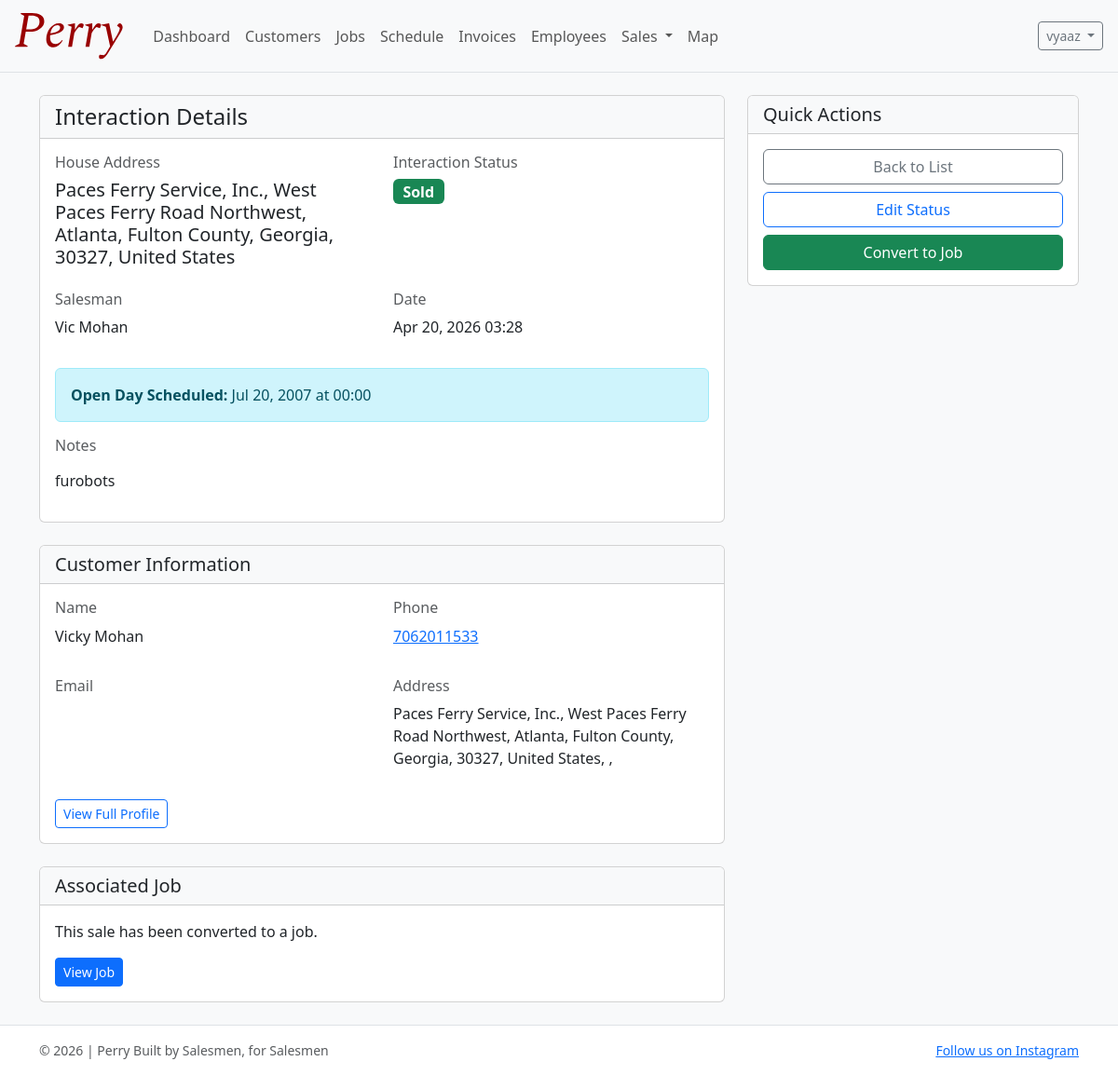
Page /sales/sale/2/ (signed in) on the committed database.
### accounts/models.py (models this page shows, shortened)
class User(AbstractUser):
    email = models.EmailField(blank=True)
    phone_number = models.CharField(max_length=30, blank=True)
    role = models.CharField(max_length=20, choices=UserRole.choices, default=UserRole.SELLER)
    profile_image = models.ImageField(upload_to="profile_pics/", null=True, blank=True)
    commission_tier = models.CharField(
        max_length=20, choices=CommissionTier.choices, default=CommissionTier.AMATEUR
    )
    commission_override_percentage = models.DecimalField(
        max_digits=5,
        decimal_places=2,
        null=True,
        blank=True,
        help_text="If set, overrides the tier percentage (e.g. 12.5 for 12.5%).",
    )
    hire_date = models.DateField(null=True, blank=True, default=timezone.now)
    def get_full_name(self) -> str:  # type: ignore[override]
        full = f"{self.first_name} {self.last_name}".strip()
        return full or self.username

### sales/models.py (models this page shows, shortened)
class Sale(models.Model):
    user = models.ForeignKey(settings.AUTH_USER_MODEL, on_delete=models.PROTECT, related_name="sales")
    house = models.ForeignKey("geolocation.House", on_delete=models.CASCADE, related_name="sales")
    customer = models.ForeignKey("customers.Customer", on_delete=models.CASCADE, related_name="sales", null=True, blank=True)
    status = models.CharField(max_length=20, choices=SaleStatus.choices, default=SaleStatus.NO_ANSWER)
    quote_price = models.DecimalField(max_digits=10, decimal_places=2, null=True, blank=True)
    open_day = models.DateTimeField(null=True, blank=True, help_text="Scheduled open day if customer agreed")
    notes = models.TextField(blank=True)
    created_at = models.DateTimeField(auto_now_add=True)
    updated_at = models.DateTimeField(auto_now=True)
    class Meta:
        ordering = ["-created_at"]
        verbose_name_plural = "Sales"

### geolocation/models.py (models this page shows, shortened)
class House(models.Model):
    address = models.CharField(max_length=255)
    latitude = models.DecimalField(max_digits=9, decimal_places=6)
    longitude = models.DecimalField(max_digits=9, decimal_places=6)
    status = models.CharField(max_length=20, choices=HouseStatus.choices, default=HouseStatus.NO_ANSWER)
    created_by = models.ForeignKey(
        settings.AUTH_USER_MODEL, on_delete=models.PROTECT, related_name="houses"
    )
    created_at = models.DateTimeField(auto_now_add=True)
    class Meta:
        ordering = ["-created_at"]

### customers/models.py (models this page shows, shortened)
class Customer(models.Model):
    first_name = models.CharField(max_length=80)
    last_name = models.CharField(max_length=80)
    phone = models.CharField(max_length=30, blank=True)
    email = models.EmailField(blank=True)
    address = models.CharField(max_length=255, blank=True)
    city = models.CharField(max_length=120, blank=True)
    state = models.CharField(max_length=60, blank=True)
    zip_code = models.CharField(max_length=20, blank=True)
    notes = models.TextField(blank=True)
    first_job_date = models.DateField(null=True, blank=True)
    created_at = models.DateTimeField(auto_now_add=True)
    updated_at = models.DateTimeField(auto_now=True)
    class Meta:
        ordering = ["last_name", "first_name"]

### sales/views.py (the view)
# urls.py: path("sale/<int:pk>/", sale_detail, name="sale_detail"),
@login_required
def sale_detail(request, pk: int):
    sale = get_object_or_404(Sale.objects.select_related("user", "house", "customer"), pk=pk)
    return render(request, "sales/sale_detail.html", {"sale": sale})

### templates/sales/sale_detail.html (shortened to what this page needs)
{% extends "base.html" %}
{% block content %}
<div class="row">
  <div class="col-md-8">
    <div class="card mb-4">
      <div class="card-header bg-light">
        <h4 class="card-title mb-0">Interaction Details</h4>
      </div>
      <div class="card-body">
        <div class="row mb-3">
          <div class="col-md-6">
            <h6 class="text-muted">House Address</h6>
            <p class="h5">{{ sale.house.address }}</p>
          </div>
          <div class="col-md-6">
            <h6 class="text-muted">Interaction Status</h6>
            <p>
              <span class="badge bg-{% if sale.status == 'SOLD' %}success{% elif sale.status == 'LEAD' or sale.status == 'COME_BACK' %}warning{% elif sale.status == 'REJECTED' or sale.status == 'NO_ANSWER' %}secondary{% elif sale.status == 'NON_DM' %}danger{% endif %} fs-6">
                {{ sale.get_status_display }}
              </span>
            </p>
          </div>
        </div>
        <div class="row mb-3">
          <div class="col-md-6">
            <h6 class="text-muted">Salesman</h6>
            <p>{{ sale.user.get_full_name }}</p>
          </div>
          <div class="col-md-6">
            <h6 class="text-muted">Date</h6>
            <p>{{ sale.created_at|date:"M d, Y H:i" }}</p>
          </div>
        </div>
        {% if sale.open_day %}
          <div class="alert alert-info" role="alert">
            <strong>Open Day Scheduled:</strong> {{ sale.open_day|date:"M d, Y \a\t H:i" }}
          </div>
        {% endif %}
        {% if sale.notes %}
          <div class="mb-3">
            <h6 class="text-muted">Notes</h6>
            <p class="card-text">{{ sale.notes|linebreaks }}</p>
          </div>
        {% endif %}
      </div>
    </div>
    {% if sale.customer %}
      <div class="card mb-4">
        <div class="card-header bg-light">
          <h5 class="card-title mb-0">Customer Information</h5>
        </div>
        <div class="card-body">
          <div class="row">
            <div class="col-md-6 mb-3">
              <h6 class="text-muted">Name</h6>
              <p>{{ sale.customer.first_name }} {{ sale.customer.last_name }}</p>
            </div>
            <div class="col-md-6 mb-3">
              <h6 class="text-muted">Phone</h6>
              <p><a href="tel:{{ sale.customer.phone }}">{{ sale.customer.phone }}</a></p>
            </div>
          </div>
          <div class="row">
            <div class="col-md-6 mb-3">
              <h6 class="text-muted">Email</h6>
            </div>
            <div class="col-md-6 mb-3">
              <h6 class="text-muted">Address</h6>
              <p>{{ sale.customer.address }}, {{ sale.customer.city }}, {{ sale.customer.state }} {{ sale.customer.zip_code }}</p>
            </div>
          </div>
          <a href="{% url 'customer_detail' sale.customer.id %}" class="btn btn-sm btn-outline-primary">View Full Profile</a>
        </div>
      </div>
    {% else %}
      <div class="alert alert-warning" role="alert">
        No customer information linked yet.
      </div>
    {% endif %}
    {% if sale.job %}
      <div class="card">
        <div class="card-header bg-light">
          <h5 class="card-title mb-0">Associated Job</h5>
        </div>
        <div class="card-body">
          <p>This sale has been converted to a job.</p>
          <a href="{% url 'job_detail' sale.job.id %}" class="btn btn-sm btn-primary">View Job</a>
        </div>
      </div>
    {% endif %}
  </div>
  <div class="col-md-4">
    <div class="card sticky-top" style="top: 1rem;">
      <div class="card-header bg-light">
        <h5 class="card-title mb-0">Quick Actions</h5>
      </div>
      <div class="card-body d-grid gap-2">
        <a href="{% url 'sale_list' %}" class="btn btn-outline-secondary">Back to List</a>
        <a href="{% url 'sale_edit' sale.id %}" class="btn btn-outline-primary">Edit Status</a>
        {% if sale.status == 'SOLD' or sale.status == 'LEAD' %}
          <a href="{% url 'sale_to_job' sale.id %}" class="btn btn-success">Convert to Job</a>
        {% endif %}
      </div>
    </div>
  </div>
</div>
{% endblock %}

### templates/base.html (shortened to what this page needs)
{% load static %}
<!doctype html>
<html lang="en">
  <head>
    <link
      href="https://cdn.jsdelivr.net/npm/bootstrap@5.3.3/dist/css/bootstrap.min.css"
      rel="stylesheet"
    />
  </head>
  <body class="d-flex flex-column min-vh-100 bg-light">
    <nav class="navbar navbar-expand-lg bg-body-tertiary border-bottom">
      <div class="container-fluid px-3">
        <a class="navbar-brand" href="{% url 'dashboard' %}">
          <img src="{% static 'images/PerryLogoOfficial.svg' %}" alt="Perry" height="50" class="d-inline-block align-text-top me-2" />
        </a>
        <div class="collapse navbar-collapse" id="navbarMain">
          <ul class="navbar-nav me-auto mb-2 mb-lg-0">
            <li class="nav-item">
              <a class="nav-link" href="{% url 'dashboard' %}">Dashboard</a>
            </li>
            <li class="nav-item">
              <a class="nav-link" href="{% url 'customer_list' %}">Customers</a>
            </li>
            <li class="nav-item">
              <a class="nav-link" href="{% url 'job_list' %}">Jobs</a>
            </li>
            <li class="nav-item">
              <a class="nav-link" href="{% url 'schedule_list' %}">Schedule</a>
            </li>
            <li class="nav-item">
              <a class="nav-link" href="{% url 'invoice_list' %}">Invoices</a>
            </li>
            {% if user.is_authenticated %}
              <li class="nav-item">
                <a class="nav-link" href="{% url 'employees_list' %}">Employees</a>
              </li>
            {% endif %}
            {% if user.is_authenticated %}
              <li class="nav-item dropdown">
                <a class="nav-link dropdown-toggle" href="#" role="button" data-bs-toggle="dropdown" aria-expanded="false">
                  Sales
                </a>
              </li>
            {% endif %}
            <li class="nav-item">
              <a class="nav-link" href="{% url 'map' %}">Map</a>
            </li>
          </ul>
          <div class="d-flex gap-2">
            {% if user.is_authenticated %}
              <div class="dropdown">
                <button class="btn btn-outline-secondary btn-sm dropdown-toggle" data-bs-toggle="dropdown">
                  {{ user.get_full_name|default:user.username }}
                </button>
              </div>
            {% else %}
              <a class="btn btn-outline-secondary btn-sm" href="{% url 'register' %}">Sign Up</a>
              <a class="btn btn-primary btn-sm" href="{% url 'login' %}">Login</a>
            {% endif %}
          </div>
        </div>
      </div>
    </nav>
    <main class="flex-grow-1">
      <div class="container py-4">
        {% block content %}{% endblock %}
      </div>
    </main>
    <footer class="border-top bg-white">
      <div class="container py-3 small text-muted d-flex justify-content-between gap-3 flex-wrap">
        <span>&copy; {% now "Y" %} | Perry Built by Salesmen, for Salesmen</span>
        <span><a href="https://www.instagram.com/collegiatecleanersllc" target="_blank">Follow us on Instagram</a></span>
      </div>
    </footer>
  </body>
</html>

### rows in the picture
User: get_full_name "vyaaz"
Sale: house.address "Paces Ferry Service, Inc., West Paces Ferry Road Northwest, Atlanta, Fulton County, Georgia, 30327, United States", status "Sold", user.get_full_name "Vic Mohan", created_at "Apr 20, 2026 03:28", open_day "Jul 20, 2007 at 00:00", notes "furobots", customer.first_name "Vicky", customer.last_name "Mohan", customer.phone "7062011533", customer.address "Paces Ferry Service, Inc., West Paces Ferry Road Northwest, Atlanta, Fulton County, Georgia, 30327, United States"
